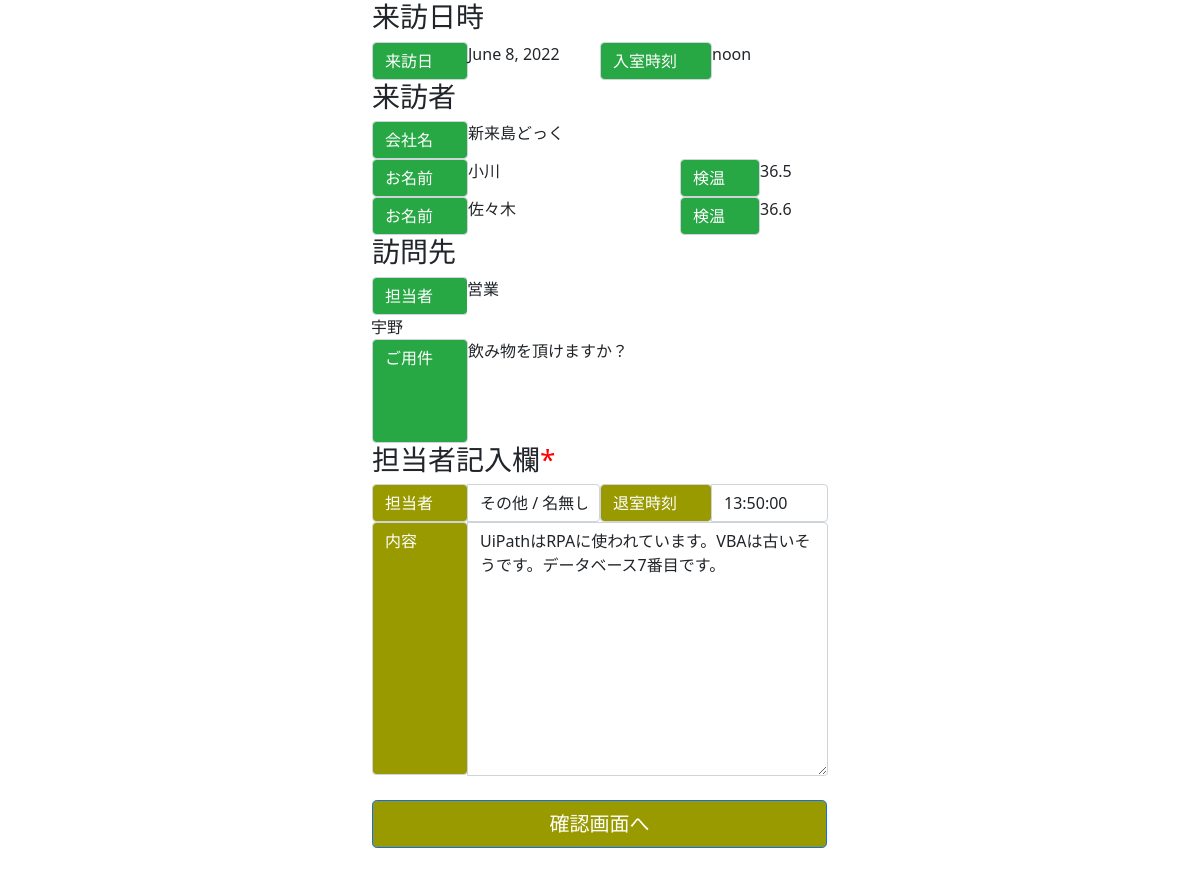
/update_contact/5/5/, run on the app's committed database.
### test_app/models.py (models this page shows, shortened)
class Visitors(models.Model):
    date = models.DateField(verbose_name='日付')
    time = models.TimeField(verbose_name='来室時刻')
    company_name = models.CharField(verbose_name='会社名', max_length=50, null=True, blank=True)
    visitor_name = models.CharField(verbose_name='お名前', max_length=25)
    temperature = models.FloatField(verbose_name='検温')
    accompany1_name = models.CharField(verbose_name='同行者1お名前', max_length=25, null=True, blank=True)
    accompany1_temp = models.FloatField(verbose_name='同行者1検温', null=True, blank=True)
    accompany2_name = models.CharField(verbose_name='同行者2お名前', max_length=25, null=True, blank=True)
    accompany2_temp = models.FloatField(verbose_name='同行者2検温', null=True, blank=True)
    accompany3_name = models.CharField(verbose_name='同行者3お名前', max_length=25, null=True, blank=True)
    accompany3_temp = models.FloatField(verbose_name='同行者3検温', null=True, blank=True)
    position = models.CharField(verbose_name='役職', max_length=25, null=True, blank=True)
    interviewer = models.CharField(verbose_name='担当者', max_length=25, null=True, blank=True)
    content = models.TextField(verbose_name='ご用件', null=True, blank=True)
    is_contacted = models.BooleanField(default=False, help_text='コンタクトしたらTrue')
    class Meta:
        db_table = 'visitors_history'
        verbose_name = '来訪者履歴'
        verbose_name_plural = '来訪者履歴'

class Contact(models.Model):
    contact = models.OneToOneField(Visitors, on_delete=models.CASCADE, verbose_name='来訪者履歴')
    interviewer = models.ForeignKey(Member, on_delete=models.CASCADE, verbose_name='担当者', null=True, blank=True)
    time = models.TimeField(verbose_name='退室時刻', null=True, blank=True)
    contents = models.TextField(verbose_name='内容', null=True, blank=True)
    class Meta:
        db_table = 'contact_history'
        verbose_name = 'コンタクト履歴'
        verbose_name_plural = 'コンタクト履歴'

### test_app/views.py (the view, shortened to what this page needs)
# urls.py: path('update_contact/<int:pk>/<int:id>/', views.ContactUpdate.as_view(), name='update_contact'),
class ContactUpdate(UpdateView):
    template_name = 'test_app/update_contact.html'
    form_class = ContactForm
    model = Contact
    def get_context_data(self, **kwargs):
        context = super().get_context_data()
        context['visitor'] = Visitors.objects.get(pk=self.kwargs['id'])
        return context

### test_app/forms.py
class ContactForm(forms.ModelForm):
    class Meta:
        model = Contact
        fields = ('interviewer', 'time', 'contents')
        labels = {
            'interviewer': '',
            'time': '',
            'contents': '',
        }

### test_app/models.py (called while the page is built)
    def __str__(self):
        return self.post.name + ' / ' + self.name

### test_app/templates/test_app/update_contact.html (shortened to what this page needs)
<!DOCTYPE html>
{% load static %}
{% load widget_tweaks %}
<html lang="en">
<head>
  <link href="https://cdn.jsdelivr.net/npm/bootstrap@5.0.2/dist/css/bootstrap.min.css" rel="stylesheet">
  <link rel="stylesheet" href="{% static 'css/mystyle.css' %}">
</head>
<body>
  <div class="container-fluid">
    <div class="row">
            <h3>来訪日時</h3>
              <div class="col" style="padding: 0; padding-left: 12px;">
                <div class="input-group">
                  <div class="input-group-prepend">
                    <div class="theme-label-contact form-control">来訪日</div>
                  </div>
                  {{ visitor.date }}
                </div>
              </div>
              <div class="col" style="padding: 0; padding-right: 12px;">
                <div class="input-group">
                  <div class="input-group-prepend">
                    <div class="theme-label-time-contact form-control">入室時刻</div>
                  </div>
                  {{ visitor.time }}
                </div>
              </div>
              <h3>来訪者</h3>
              <div class="input-group">
                <div class="input-group-prepend">
                  <div class="theme-label-contact form-control">会社名</div>
                </div>
                {{ visitor.company_name }}
              </div>
              <div class="col-8" style="padding: 0; padding-left: 12px;">
              <div class="input-group">
                <div class="input-group-prepend">
                  <div class="theme-label-contact form-control">お名前</div>
                </div>
                {{ visitor.visitor_name }}
              </div>
              </div>
              <div class="col-4" style="padding: 0; padding-right: 12px;">
                <div class="input-group">
                  <div class="input-group-prepend">
                    <div class="theme-label-tempcheck-contact form-control">検温</div>
                  </div>
                  {{ visitor.temperature }}
                </div>
              </div>
            </div>
            {% if visitor.accompany1_name %}
            <div class="row" style="padding: 0;">
              <div class="col-8" style="padding: 0; padding-left: 12px;">
              <div class="input-group">
                <div class="input-group-prepend">
                  <div class="theme-label-contact form-control">お名前</div>
                </div>
                {{ visitor.accompany1_name }}
              </div>
              </div>
              <div class="col-4" style="padding: 0; padding-right: 12px;">
                <div class="input-group">
                  <div class="input-group-prepend">
                    <div class="theme-label-tempcheck-contact form-control">検温</div>
                  </div>
                  {{ visitor.accompany1_temp }}
                </div>
              </div>
            </div>
            {% endif %}
        <div class="row">
            <h3>訪問先</h3>
            <div class="input-group">
              <div class="input-group-prepend">
                <div class="theme-label-contact form-control">担当者</div>
              </div>
              <div class="left-column-contact">
                {{ visitor.position }}
              </div>
              <div class="right-column-contact">
                {{ visitor.interviewer }}
              </div>
            </div>
            <div class="input-group">
              <div class="input-group-prepend">
                <div class="theme-label-textarea-contact form-control" rows="5">ご用件</div>
              </div>
              {{ visitor.content | linebreaksbr }}
            </div>
        </div>
        <h3>担当者記入欄<span style="color: red;">*</span></h3>
        <form method="post">
         <div class="row">
             <div class="col" style="padding: 0; padding-left: 12px;">
                 <div class="input-group">
                   <div class="input-group-prepend">
                     <div class="theme-label-contact-edit form-control">担当者</div>
                   </div>
                   {% render_field  form.interviewer  class="form-control" style="width: 6rem;" %}
                 </div>
             </div>
             <div class="col" style="padding: 0; padding-right: 12px;">
                 <div class="input-group">
                     <div class="input-group-prepend">
                     <div class="theme-label-time-contact-edit form-control">退室時刻</div>
                     </div>
                     {% render_field  form.time  class="form-control" %}
                 </div>
             </div>
             <div class="input-group">
                 <div class="input-group-prepend">
                 <div class="theme-label-textarea-contact-edit form-control" rows="5">内容</div>
                 </div>
                 {% render_field  form.contents  class="form-control" %}
             </div>
             <div>
             <br>
             </div>
             <div class="row" style="padding-right: 1px; padding-left: 24px;">
             <button type="submit" class="btn btn-primary btn-lg" style="background-color:#999900;" autofocus>確認画面へ</button>
             </div>
             <div>
             <br>
             </div>
         </div>
        </form>
    </div>
</body>
</html>

### static/css/mystyle.css (style rules this page uses)
.container-fluid { margin-right: auto; margin-left: auto; max-width: 40%; }
.theme-label-contact { background-color:#28a745; color:white; width: 6em; }
.theme-label-time-contact { background-color:#28a745; color:white; width: 7em; }
.theme-label-textarea-contact { background-color:#28a745; color:white; width: 6em; height: 6.5em; }
.theme-label-contact-edit { background-color:#999900; color:white; width: 6em; }
.theme-label-time-contact-edit { background-color:#999900; color:white; width: 7em; }
.theme-label-textarea-contact-edit { background-color:#999900; color:white; width: 6em; height: 15.8em; }
.left-column-contact { float: left; width: 30%; background-color: white; }
.right-column-contact { float: right; width: 53.8%; background-color: white; }
.theme-label-tempcheck-contact { background-color:#28a745; color:white; width: 5em; }

### data on the page
Visitors: date "June 8, 2022", time "noon", company_name "新来島どっく", visitor_name "小川", temperature "36.5", accompany1_name "佐々木", accompany1_temp "36.6", position "営業", interviewer "宇野", content "飲み物を頂けますか？"
Contact: interviewer "その他 / 名無し", time "13:50:00", contents "UiPathはRPAに使われています。VBAは古いそうです。データベース7番目です。"
